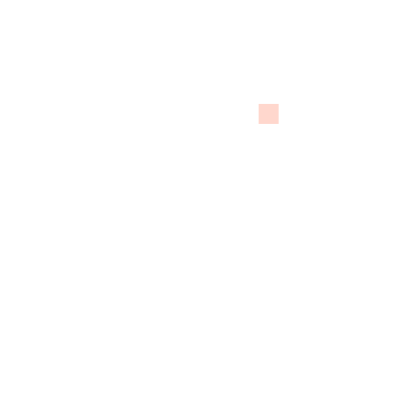
Frame 1 (no input)
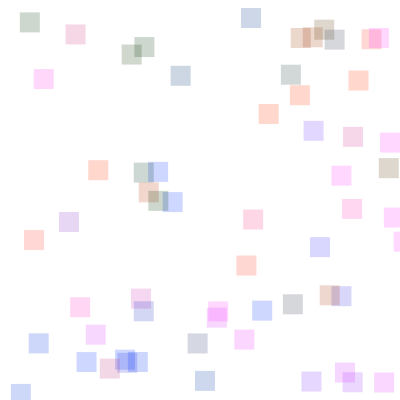
Frame 60 (the mouse pressed at the canvas centre just before this capture)
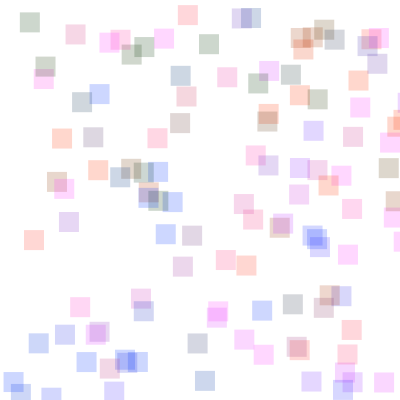
Frame 120 (the mouse held since frame 60 and released just before this capture)

The Processing sketch that drew these frames (run headless with seeded random() and noise(); from frame 60 on, the mouse is pressed at the canvas centre):

// Processing sketch: processing_95631
// ── processing_95631.pde

void setup() {
  size(400,400);
  background(255);
}
 
void draw() {
  float x = random(0, width);
  float y = random(0, height);
 
  if ((x>200 && x<200) && (y>200 && y<200)) {
    ;}
    else{
      noStroke();
      fill(random(x-300,width),50, random(y-300,height),50);
      rect(x, y, 20,20);
    }
}
